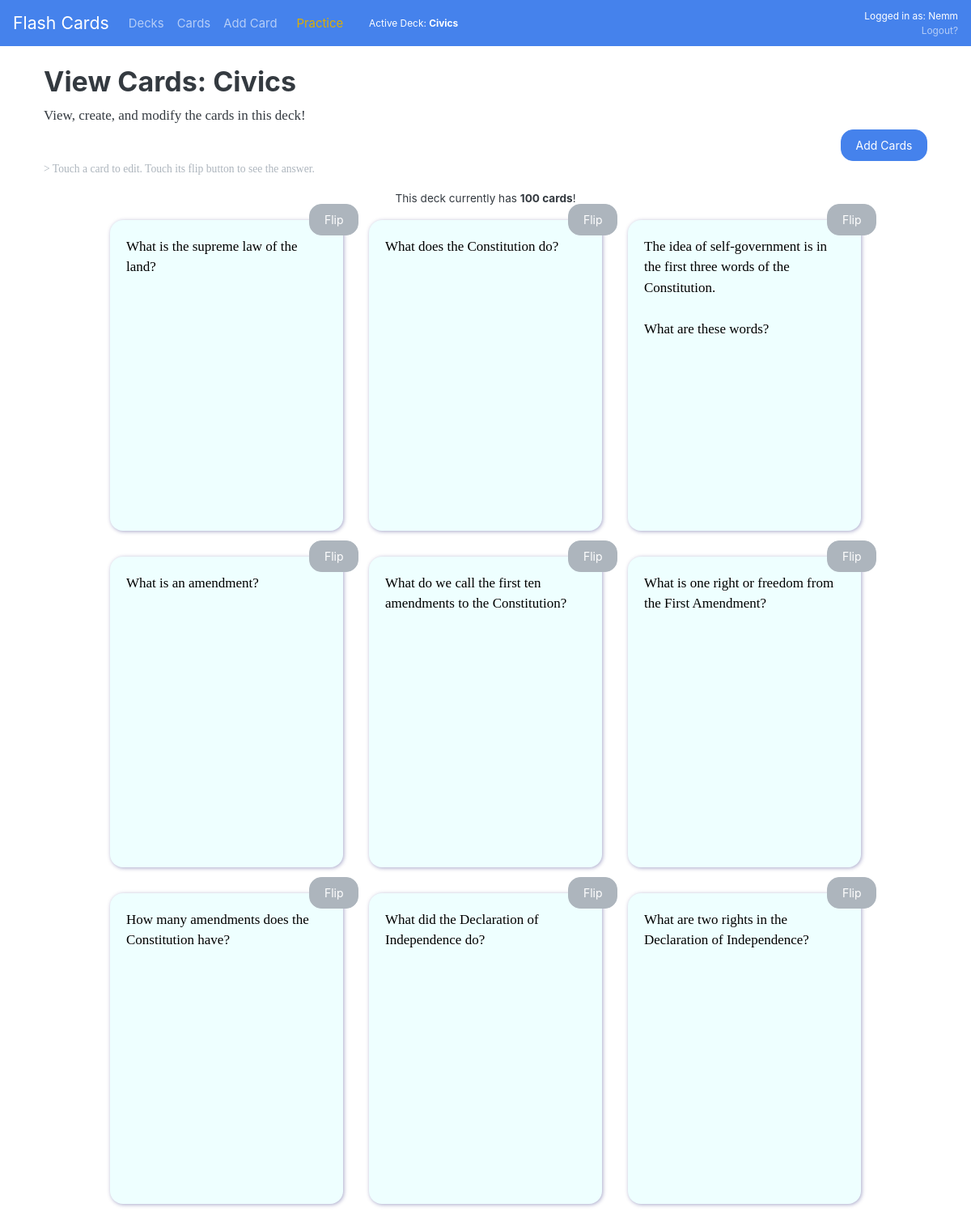
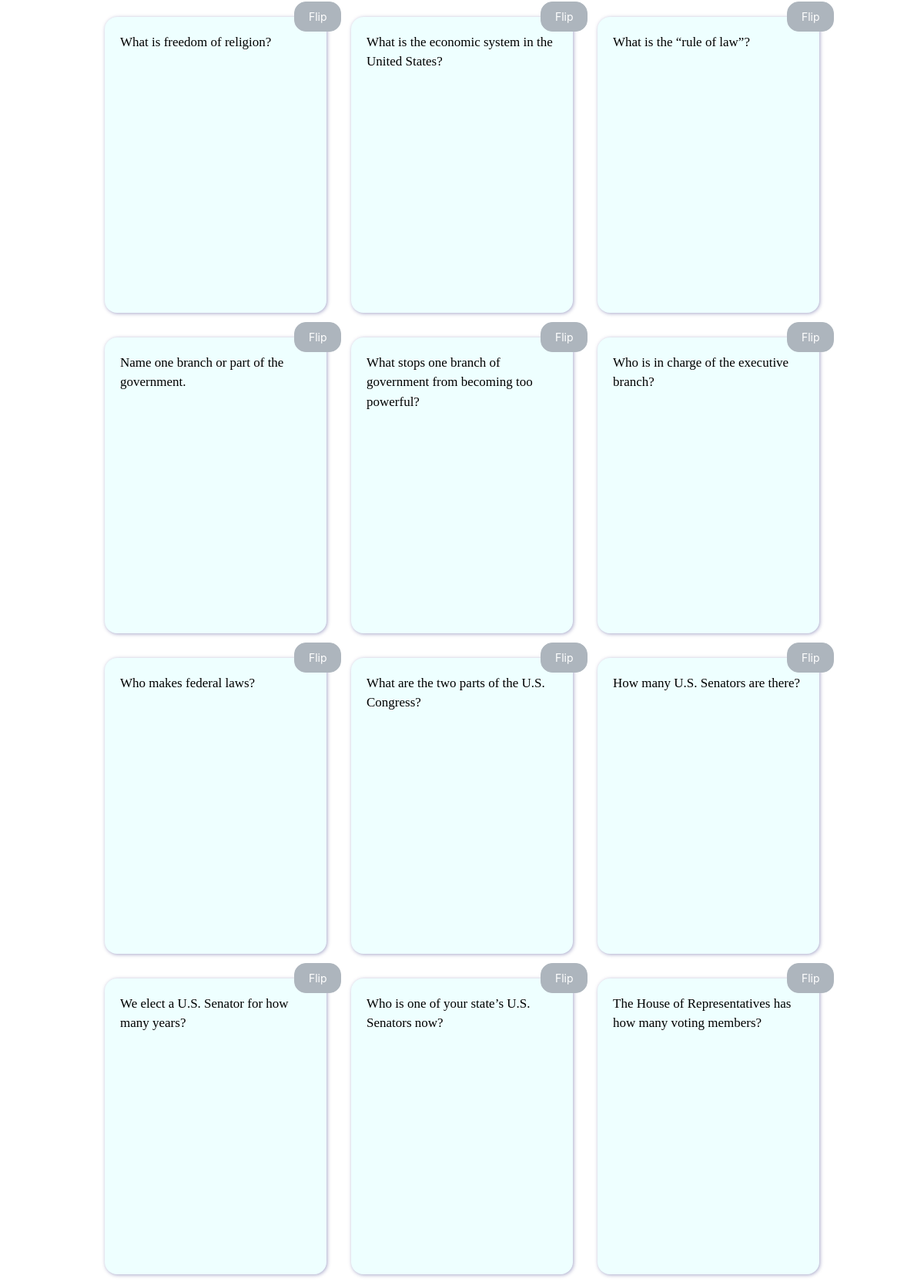
Screenshot of /cards (signed in, upper part) with the database file from the repository (2 pictures, top to bottom).
### tables this page shows
CREATE TABLE 'cards' ('id' integer PRIMARY KEY AUTOINCREMENT NOT NULL, 'deck_id' integer, 'question' text, 'answer' text);

### application.py (the view)
@app.route('/cards')
@login_required
@deck_required
def cards():
    cards = []
    result = db.execute("SELECT * FROM cards WHERE deck_id = ?", session.get("current_deck"))
    if result:
        for row in result:
            cards.append(row)
    return render_template('cards.html', cards=cards)

### application.py (called while the page is built)
@app.context_processor
def context_processor():
    return dict(username=session.get("username"), deckname=session.get("deckname"))

### functions.py (called while the page is built)
def login_required(f):
    @wraps(f)
    def decorated_function(*args, **kwargs):
        if session.get("user_id") is None:
            return redirect("/login")
        return f(*args, **kwargs)
    return decorated_function

def deck_required(f):
    @wraps(f)
    def decorated_function(*args, **kwargs):
        if session.get("current_deck") is None:
            return redirect('/decks')
        return f(*args, **kwargs)
    return decorated_function

### templates/cards.html (shortened to what this page needs)
{% extends "layout.html" %}
{% block main %}
    <h2>
        View Cards: {{ deckname }}
    </h2>
    <p class="mb-1">
        View, create, and modify the cards in this deck!<br/>
    </p>
    <div class="text-right"><a href="/add" class="btn btn-primary">Add Cards</a></div>
    {% if cards|length < 1 %}
        <p>
            <strong>This deck doesn't have any cards. Why don't you <a href="/add">add a new card</a>?</strong>
        </p>
    {% else %}
        <p class="small text-secondary info-nohover">&gt; Touch a card to edit. Touch its flip button to see the answer.</p>
        <div class="text-center small">This deck currently has <b>{{cards|length}} card{% if cards|length != 1 %}s{% endif %}</b>!</div>
        <div class="d-flex justify-content-center flex-wrap">
        {% for card in cards %}
            <div class="flip-card flip-card-hover">
                <button type="button" class="btn btn-secondary flip-button position-absolute" style="top: -1.2rem; right: -1.2rem; z-index: 9999;" onclick="flipCard(this)">Flip</button>
                <div class="flip-card-inner" onclick="javascript: window.location.href='/edit?id={{card['id']}}'">
                    <div class="flip-card-front card-body">
                      <p class="card-text">{{ card['question'] }}</p>
                    </div>
                    <div class="flip-card-back card-body">
                      <p class="card-text">{{ card['answer'] }}</p>
                    </div>
                </div>
            </div>
        {% endfor %}
        </div>
    {% endif %}
{% endblock %}

### templates/layout.html (shortened to what this page needs)
<!DOCTYPE html>
<html lang="en">
<head>
    <link href="/static/css/bootstrap.min.css" rel="stylesheet">
    <link href="/static/css/styles.css" rel="stylesheet">
</head>
<body>
    <nav class="navbar navbar-expand-lg navbar-dark bg-primary">
        <a class="navbar-brand" href="/">Flash Cards</a>
        <div class="collapse navbar-collapse" id="navbarMain">
            {% if username %}
            <ul class="navbar-nav">
                <li class="nav-item"><a class="nav-link" href="/decks">Decks</a></li>
                <li class="nav-item"><a class="nav-link" href="/cards">Cards</a></li>
                <li class="nav-item mr-2"><a class="nav-link" href="/add">Add Card</a></li>
                <li class="nav-item"><a class="nav-link nav-practice" href="/practice">Practice</a></li>
            </ul>
            <span class="nav-deck">Active Deck: <b>{{ deckname }}</b></span>
            <div class="text-login small text-right">
                Logged in as: {{ username }}<br/>
                <a class="logout-link" href="/logout">Logout?</a>
            </div>
            {% endif %}
        </div>
    </nav>
    <main class="container p-4">
        {% block main %}{% endblock %}
    </main>
</body>
</html>

### static/css/styles.css (style rules this page uses)
html, body { height: 100%; }
.nav-deck { margin-right: auto; font-weight: 400; font-size: 80%; color: #fff; }
.nav-practice { color: #deae00 !important; }
.text-login { color: #fff; }
.logout-link { color: rgba(255,255,255,.6); }
.flip-card { background-color: transparent; width: 18rem; height: 24rem; margin: 1rem; perspective: 1000px; clear: none; float: left; }
.flip-card-inner { position: relative; width: 100%; height: 100%; transition: transform 0.6s; transform-style: preserve-3d; cursor: pointer; }
.flip-card-front, .flip-card-back { box-shadow: 1px 1px 5px rgba(0,0,100,0.35); background-color: #eeffff; border-radius: 1rem; position: absolute; width: 100%; height: 100%; -webkit-backface-visibility: hidden; backface-visibility: hidden; }
.flip-card-front { background-color: #eeffff; color: black; }
.flip-card-back { background-color: #ffffee; color: black; transform: rotateY(-180deg); }
.info-nohover { display: block; }
.card-text { white-space: pre-wrap; }
::placeholder { color: #bbb; }
@media (min-width: 992px) { .nav-deck { padding-left: 1.5rem; } }

### rows the page displays
cards: question "What is the supreme law of the land?"
cards: question "What does the Constitution do?"
cards: question "The idea of self-government is in the first three words of the Constitution. What are these words?"
cards: question "What is an amendment?"
cards: question "What do we call the first ten amendments to the Constitution?"
cards: question "What is one right or freedom from the First Amendment?"
cards: question "How many amendments does the Constitution have?"
cards: question "What did the Declaration of Independence do?"
cards: question "What are two rights in the Declaration of Independence?"
cards: question "What is freedom of religion?"
cards: question "What is the economic system in the United States?"
cards: question "What is the “rule of law”?"
cards: question "Name one branch or part of the government."
cards: question "What stops one branch of government from becoming too powerful?"
cards: question "Who is in charge of the executive branch?"
cards: question "Who makes federal laws?"
cards: question "What are the two parts of the U.S. Congress?"
cards: question "How many U.S. Senators are there?"
cards: question "We elect a U.S. Senator for how many years?"
cards: question "Who is one of your state’s U.S. Senators now?"
cards: question "The House of Representatives has how many voting members?"

### other values shown
{{ deckname }} "Civics"
{{ username }} "Nemm"
{{ cards|length }} "100"
